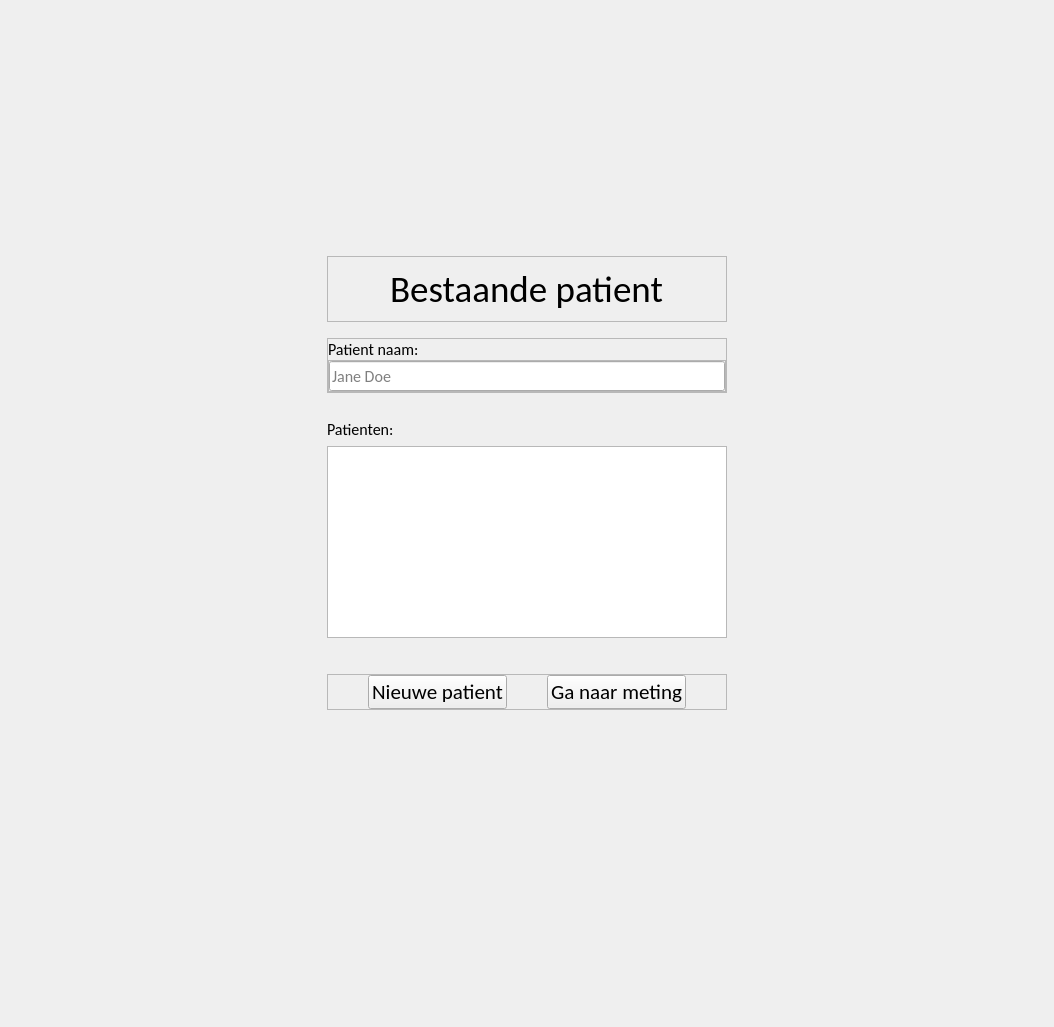
<?xml version="1.0" encoding="UTF-8"?>
<ui version="4.0">
 <class>Form</class>
 <widget class="QWidget" name="Form">
  <property name="geometry">
   <rect>
    <x>0</x>
    <y>0</y>
    <width>1054</width>
    <height>1027</height>
   </rect>
  </property>
  <property name="windowTitle">
   <string>Form</string>
  </property>
  <layout class="QVBoxLayout" name="verticalLayout">
   <property name="spacing">
    <number>0</number>
   </property>
   <property name="leftMargin">
    <number>0</number>
   </property>
   <property name="topMargin">
    <number>0</number>
   </property>
   <property name="rightMargin">
    <number>0</number>
   </property>
   <property name="bottomMargin">
    <number>0</number>
   </property>
   <item>
    <widget class="QWidget" name="main" native="true">
     <property name="sizePolicy">
      <sizepolicy hsizetype="Expanding" vsizetype="Preferred">
       <horstretch>0</horstretch>
       <verstretch>0</verstretch>
      </sizepolicy>
     </property>
     <layout class="QHBoxLayout" name="horizontalLayout_2">
      <property name="spacing">
       <number>0</number>
      </property>
      <property name="leftMargin">
       <number>0</number>
      </property>
      <property name="topMargin">
       <number>0</number>
      </property>
      <property name="rightMargin">
       <number>0</number>
      </property>
      <property name="bottomMargin">
       <number>0</number>
      </property>
      <item>
       <widget class="QWidget" name="widget_3" native="true">
        <property name="sizePolicy">
         <sizepolicy hsizetype="Fixed" vsizetype="Fixed">
          <horstretch>0</horstretch>
          <verstretch>0</verstretch>
         </sizepolicy>
        </property>
        <property name="minimumSize">
         <size>
          <width>300</width>
          <height>400</height>
         </size>
        </property>
        <layout class="QVBoxLayout" name="verticalLayout_2">
         <item>
          <widget class="QFrame" name="frame">
           <property name="frameShape">
            <enum>QFrame::StyledPanel</enum>
           </property>
           <property name="frameShadow">
            <enum>QFrame::Raised</enum>
           </property>
           <layout class="QHBoxLayout" name="horizontalLayout_3">
            <item>
             <widget class="QLabel" name="header">
              <property name="sizePolicy">
               <sizepolicy hsizetype="Fixed" vsizetype="Fixed">
                <horstretch>0</horstretch>
                <verstretch>0</verstretch>
               </sizepolicy>
              </property>
              <property name="maximumSize">
               <size>
                <width>16777215</width>
                <height>16777215</height>
               </size>
              </property>
              <property name="font">
               <font>
                <family>Calibri</family>
                <pointsize>28</pointsize>
               </font>
              </property>
              <property name="layoutDirection">
               <enum>Qt::LeftToRight</enum>
              </property>
              <property name="text">
               <string>Bestaande patient</string>
              </property>
              <property name="textFormat">
               <enum>Qt::PlainText</enum>
              </property>
              <property name="alignment">
               <set>Qt::AlignCenter</set>
              </property>
             </widget>
            </item>
           </layout>
          </widget>
         </item>
         <item>
          <spacer name="verticalSpacer_6">
           <property name="orientation">
            <enum>Qt::Vertical</enum>
           </property>
           <property name="sizeType">
            <enum>QSizePolicy::Fixed</enum>
           </property>
           <property name="sizeHint" stdset="0">
            <size>
             <width>20</width>
             <height>10</height>
            </size>
           </property>
          </spacer>
         </item>
         <item>
          <widget class="QFrame" name="input">
           <property name="minimumSize">
            <size>
             <width>0</width>
             <height>30</height>
            </size>
           </property>
           <property name="frameShape">
            <enum>QFrame::StyledPanel</enum>
           </property>
           <property name="frameShadow">
            <enum>QFrame::Raised</enum>
           </property>
           <layout class="QVBoxLayout" name="verticalLayout_3">
            <property name="spacing">
             <number>0</number>
            </property>
            <property name="leftMargin">
             <number>0</number>
            </property>
            <property name="topMargin">
             <number>0</number>
            </property>
            <property name="rightMargin">
             <number>0</number>
            </property>
            <property name="bottomMargin">
             <number>0</number>
            </property>
            <item>
             <widget class="QLabel" name="patientLabel">
              <property name="font">
               <font>
                <family>Calibri</family>
                <pointsize>12</pointsize>
               </font>
              </property>
              <property name="text">
               <string>Patient naam:</string>
              </property>
             </widget>
            </item>
            <item>
             <widget class="QFrame" name="patient">
              <property name="frameShape">
               <enum>QFrame::StyledPanel</enum>
              </property>
              <property name="frameShadow">
               <enum>QFrame::Raised</enum>
              </property>
              <layout class="QHBoxLayout" name="horizontalLayout">
               <property name="spacing">
                <number>6</number>
               </property>
               <property name="leftMargin">
                <number>0</number>
               </property>
               <property name="topMargin">
                <number>0</number>
               </property>
               <property name="rightMargin">
                <number>0</number>
               </property>
               <property name="bottomMargin">
                <number>0</number>
               </property>
               <item>
                <widget class="QLineEdit" name="patientNameField">
                 <property name="minimumSize">
                  <size>
                   <width>0</width>
                   <height>30</height>
                  </size>
                 </property>
                 <property name="font">
                  <font>
                   <family>Calibri</family>
                   <pointsize>12</pointsize>
                  </font>
                 </property>
                 <property name="placeholderText">
                  <string>Jane Doe</string>
                 </property>
                </widget>
               </item>
              </layout>
             </widget>
            </item>
           </layout>
          </widget>
         </item>
         <item>
          <spacer name="verticalSpacer">
           <property name="orientation">
            <enum>Qt::Vertical</enum>
           </property>
           <property name="sizeType">
            <enum>QSizePolicy::Fixed</enum>
           </property>
           <property name="sizeHint" stdset="0">
            <size>
             <width>20</width>
             <height>20</height>
            </size>
           </property>
          </spacer>
         </item>
         <item>
          <widget class="QLabel" name="patientLabel_2">
           <property name="font">
            <font>
             <family>Calibri</family>
             <pointsize>12</pointsize>
            </font>
           </property>
           <property name="text">
            <string>Patienten:</string>
           </property>
          </widget>
         </item>
         <item>
          <widget class="QListWidget" name="patientList">
           <property name="font">
            <font>
             <family>Calibri</family>
             <pointsize>14</pointsize>
            </font>
           </property>
           <property name="resizeMode">
            <enum>QListView::Fixed</enum>
           </property>
           <property name="spacing">
            <number>0</number>
           </property>
           <property name="uniformItemSizes">
            <bool>true</bool>
           </property>
           <property name="sortingEnabled">
            <bool>true</bool>
           </property>
          </widget>
         </item>
         <item>
          <spacer name="verticalSpacer_2">
           <property name="orientation">
            <enum>Qt::Vertical</enum>
           </property>
           <property name="sizeType">
            <enum>QSizePolicy::Fixed</enum>
           </property>
           <property name="sizeHint" stdset="0">
            <size>
             <width>20</width>
             <height>30</height>
            </size>
           </property>
          </spacer>
         </item>
         <item>
          <widget class="QFrame" name="buttons">
           <property name="frameShape">
            <enum>QFrame::StyledPanel</enum>
           </property>
           <property name="frameShadow">
            <enum>QFrame::Raised</enum>
           </property>
           <layout class="QHBoxLayout" name="horizontalLayout_4">
            <property name="spacing">
             <number>0</number>
            </property>
            <property name="leftMargin">
             <number>0</number>
            </property>
            <property name="topMargin">
             <number>0</number>
            </property>
            <property name="rightMargin">
             <number>0</number>
            </property>
            <property name="bottomMargin">
             <number>0</number>
            </property>
            <item>
             <spacer name="horizontalSpacer_2">
              <property name="orientation">
               <enum>Qt::Horizontal</enum>
              </property>
              <property name="sizeHint" stdset="0">
               <size>
                <width>40</width>
                <height>20</height>
               </size>
              </property>
             </spacer>
            </item>
            <item>
             <widget class="QPushButton" name="switchBtn">
              <property name="sizePolicy">
               <sizepolicy hsizetype="Fixed" vsizetype="Fixed">
                <horstretch>0</horstretch>
                <verstretch>0</verstretch>
               </sizepolicy>
              </property>
              <property name="maximumSize">
               <size>
                <width>16777215</width>
                <height>16777215</height>
               </size>
              </property>
              <property name="font">
               <font>
                <family>Calibri</family>
                <pointsize>16</pointsize>
               </font>
              </property>
              <property name="text">
               <string>Nieuwe patient</string>
              </property>
             </widget>
            </item>
            <item>
             <spacer name="horizontalSpacer">
              <property name="orientation">
               <enum>Qt::Horizontal</enum>
              </property>
              <property name="sizeHint" stdset="0">
               <size>
                <width>40</width>
                <height>20</height>
               </size>
              </property>
             </spacer>
            </item>
            <item>
             <widget class="QPushButton" name="continueBtn">
              <property name="sizePolicy">
               <sizepolicy hsizetype="Fixed" vsizetype="Fixed">
                <horstretch>0</horstretch>
                <verstretch>0</verstretch>
               </sizepolicy>
              </property>
              <property name="minimumSize">
               <size>
                <width>0</width>
                <height>0</height>
               </size>
              </property>
              <property name="maximumSize">
               <size>
                <width>16777215</width>
                <height>16777215</height>
               </size>
              </property>
              <property name="font">
               <font>
                <family>Calibri</family>
                <pointsize>16</pointsize>
               </font>
              </property>
              <property name="text">
               <string>Ga naar meting</string>
              </property>
             </widget>
            </item>
            <item>
             <spacer name="horizontalSpacer_3">
              <property name="orientation">
               <enum>Qt::Horizontal</enum>
              </property>
              <property name="sizeHint" stdset="0">
               <size>
                <width>40</width>
                <height>20</height>
               </size>
              </property>
             </spacer>
            </item>
           </layout>
          </widget>
         </item>
         <item>
          <spacer name="verticalSpacer_3">
           <property name="orientation">
            <enum>Qt::Vertical</enum>
           </property>
           <property name="sizeHint" stdset="0">
            <size>
             <width>20</width>
             <height>40</height>
            </size>
           </property>
          </spacer>
         </item>
         <item>
          <widget class="QLabel" name="toast">
           <property name="font">
            <font>
             <pointsize>10</pointsize>
            </font>
           </property>
           <property name="text">
            <string/>
           </property>
           <property name="alignment">
            <set>Qt::AlignCenter</set>
           </property>
          </widget>
         </item>
        </layout>
       </widget>
      </item>
     </layout>
    </widget>
   </item>
  </layout>
 </widget>
 <resources/>
 <connections/>
</ui>
